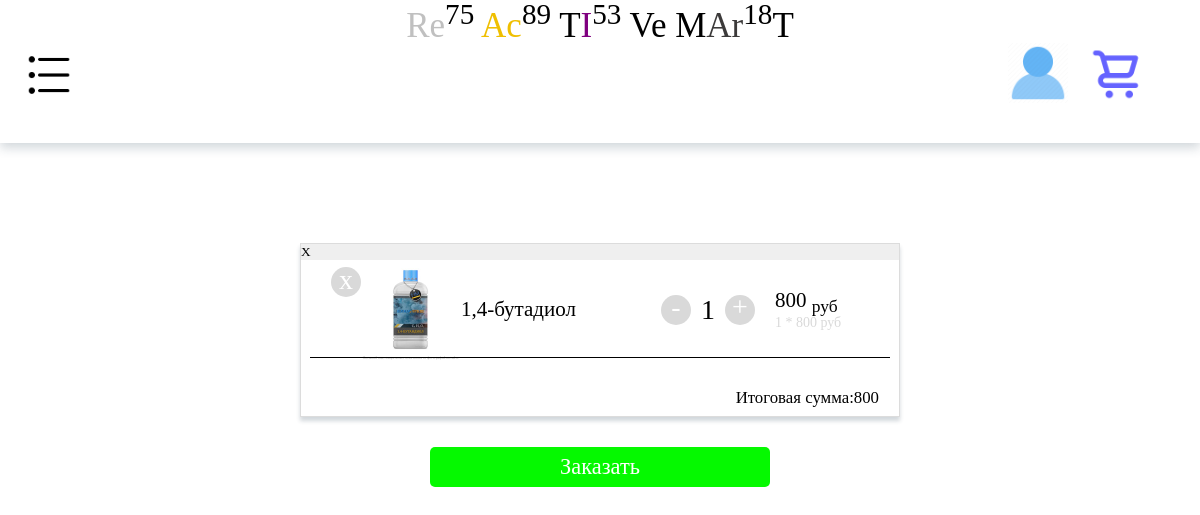
/cart/ (signed in), run on an earlier commit of the app's database.
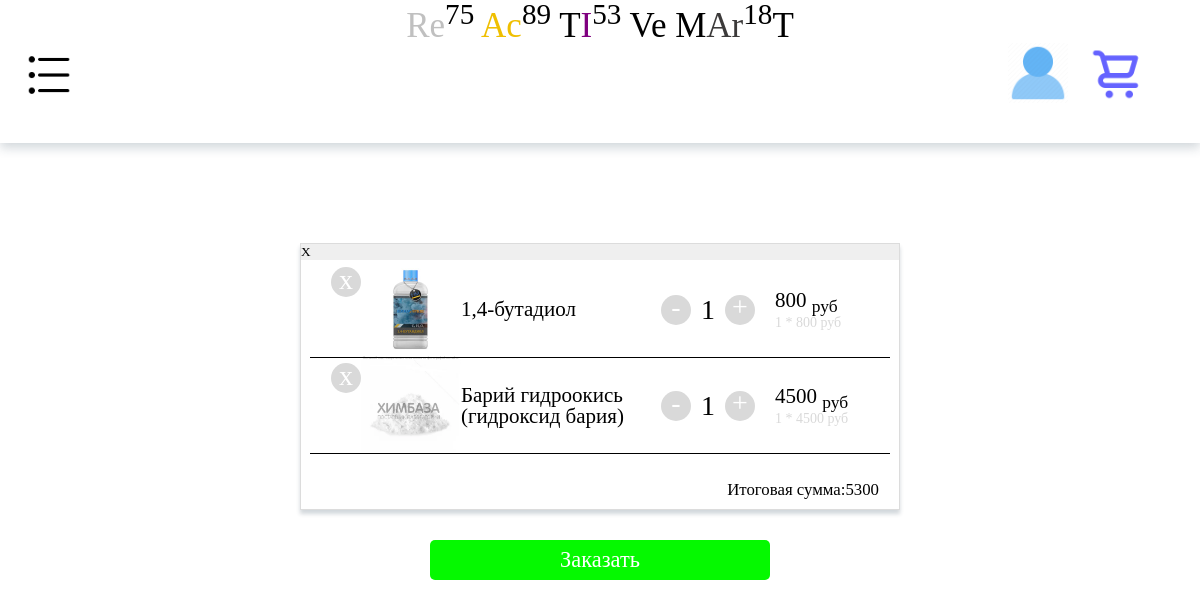
And on a later commit of the database.
### app/models.py (models this page shows, shortened)
class Cart(models.Model):
    user = models.ForeignKey(User, on_delete=models.CASCADE)
    product = models.ForeignKey(Product, on_delete=models.CASCADE)
    quantity = models.PositiveIntegerField(default=1)
    date_added = models.DateTimeField(auto_now_add=True)
    class Meta:
        ordering = ['date_added']
    class Meta:
        unique_together = ['user', 'product']

class Product(models.Model):
    product_name = models.CharField(max_length=255,verbose_name="Название продукта")
    product_description = models.TextField(verbose_name="Описание", blank=True)
    product_price = models.DecimalField(decimal_places=0, max_digits=10,  verbose_name="Цена", default=0)
    product_image = models.ImageField(upload_to="Img/",verbose_name="Изображение продукта")
    product_slug = models.SlugField(max_length=255, unique=True,db_index=True,verbose_name="URL")
    product_physico_chemical_characteristics = models.TextField(verbose_name="Физико-химические свойства", blank=True)
    cat = models.ForeignKey('Category',on_delete=models.DO_NOTHING)
    class Meta:
        verbose_name = "Продукт"
        verbose_name_plural = "Продукты"

### app/views.py (the view)
# urls.py: path('cart/', CartPage.as_view(), name="user_cart"),
class CartPage(TemplateView):
    template_name = "app/cart.html"
    def get_context_data(self, **kwargs):
        context = super().get_context_data()
        user = self.request.user
        context["cart_items"] = Cart.objects.filter(user=user)
        context["total_amount"] = sum([cart_item.quantity * cart_item.product.product_price for cart_item in Cart.objects.filter(user=user)])
        return context
    @method_decorator(login_required)
    def dispatch(self, request, *args, **kwargs):
        return super().dispatch(request, *args, **kwargs)

### app/templatetags/app_tags.py (called while the page is built)
@register.filter()
def mul(value, arg):
    return value * arg

### app/templates/app/cart.html (shortened to what this page needs)
{% extends 'app/base.html' %}
{% load static %}
{% load app_tags %}
{% block content %}
{% if cart_items|length > 0 %}
<div class="cart-items">
	<button class="clear_cart">X</button>
{% for cart_item in cart_items %}
    <div class="cart-item">
        <button class="remove-item" data-item-id="{{ cart_item.id }}" onclick="removeItem(event)">x</button>
        <span class="item-img"><img src="{{cart_item.product.product_image.url}}"></span>
        <span class="item-name">{{ cart_item.product.product_name|truncatechars:34 }}</span>
        <button data-item-id="{{ cart_item.id }}" onclick="changeQuantity(event, -1, {{  cart_item.product.product_price }})" class="decrease-btn">-</button>
        <span class="item-count" id="item-quantity-{{ cart_item.id }}">{{ cart_item.quantity }}</span>
        <button data-item-id="{{ cart_item.id }}" onclick="changeQuantity(event, 1, {{  cart_item.product.product_price }})">+</button>
        <div class="price">
            <span class="item-price" id="item-price-{{ cart_item.id }}">{{ cart_item.product.product_price|mul:cart_item.quantity }} <sub>руб</sub></span>
            <span class="default-item-price" id="def-item-price-{{cart_item.pk}}">{{ cart_item.quantity }} * {{ cart_item.product.product_price }} руб</span>
        </div>
        <div class="bar"></div>
    </div>
{% endfor %}
	<span class="total-amount" id="total-amount">Итоговая сумма:{{ total_amount }}</span>
{% endif %}
</div>
{% if cart_items|length > 0 %}
	<div class="buy">
		<a href="{% url 'buy_cart_items' %}" class="buy">Заказать</a>
	</div>
{% endif %}
{% endblock %}

What changed in the data, as far as the page shows it:
added Cart: product.product_image (picture), product.product_name "Барий гидроокись (гидроксид бария)", quantity "1", product.product_price|mul "4500", product.product_price "4500"
Also different on the page:
{{ total_amount }}: "800" → "5300"
